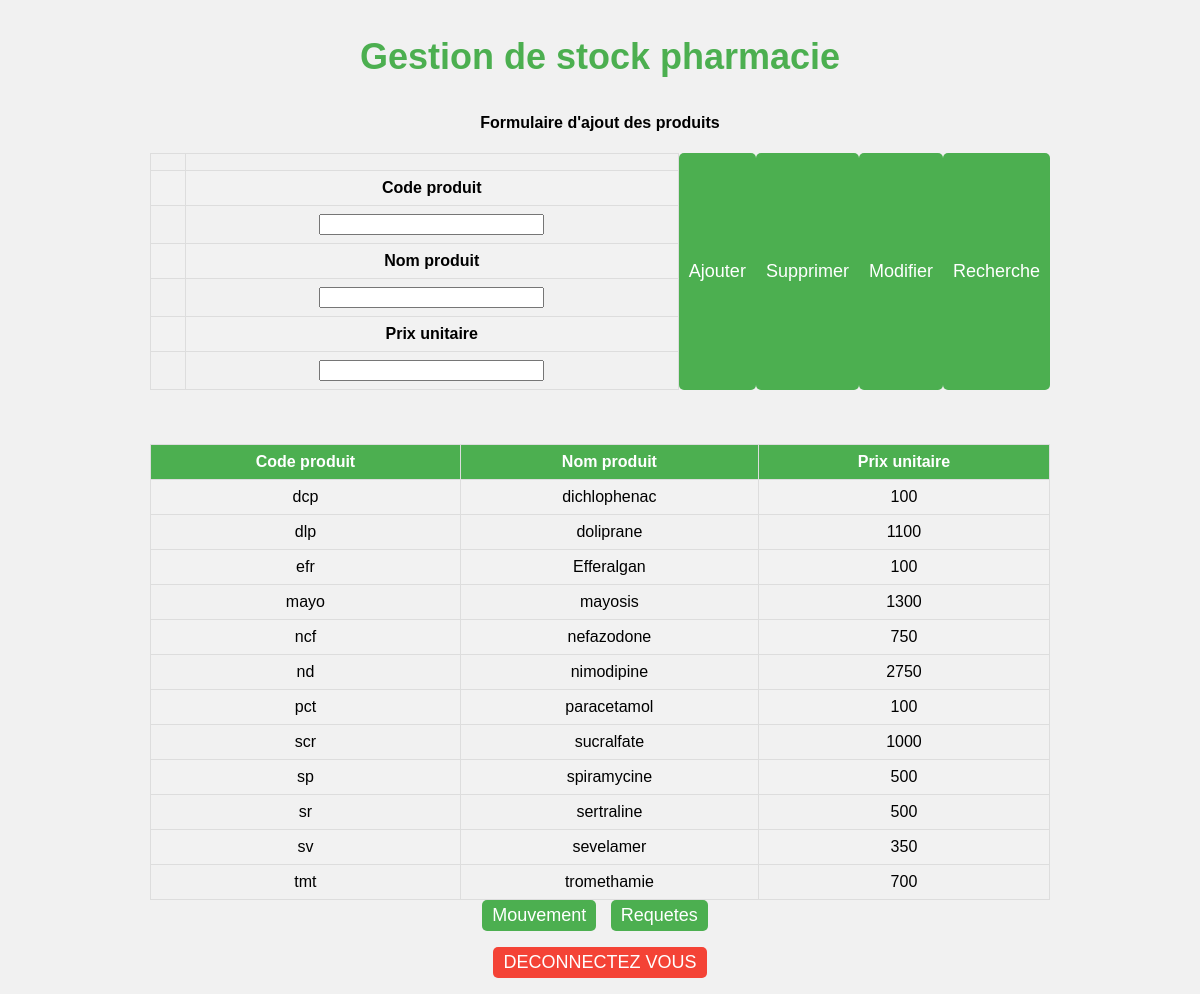
/produits.php, run on the app's committed database.
### tables this page shows
CREATE TABLE IF NOT EXISTS `produit` (
  `codeprod` varchar(10) NOT NULL,
  `nomprod` varchar(100) NOT NULL,
  `prix` int(11) NOT NULL,
  PRIMARY KEY (`codeprod`)
);

### produits.php (the view, shortened to what this page needs)
<?php
$servername = "localhost";
$username = "root";
$password = "";
$dbname = "stockges";
$conn = mysqli_connect($servername, $username, $password, $dbname);
?>
<?php
$mess="";
?>
<!DOCTYPE html>
<html>
<head>
	<link rel="stylesheet" href="css/requet.css" type="text/css" media="screen" title="Styles de base">
</head>
<body  background="feedback-img.jpg" style='background-position:100% 0%'>
	<h3 align="center">Gestion de stock pharmacie</h3>
		<h4 align="center">Formulaire d'ajout des produits</h4>
	<div align="center" >
		<form action="<?php echo htmlspecialchars($_SERVER["PHP_SELF"]) ?>" method="POST"  >
  <table align="">
    <tr><td></td><td><?php echo $mess; ?></td></tr>
    <tr><td></td><td><strong >Code produit</strong></td></tr>
   <tr><td></td><td><input type="text" name="code" class="champ" size="25"  ></td></tr>
   <tr><td></td><td><strong>Nom produit</strong></td></tr>
   <tr><td></td><td><input type="text" name="nom" class="champ" size="25"></td></tr>
   <tr><td></td><td><strong>Prix unitaire</strong></td></tr>
   <tr><td></td><td><input type="text" name="prix" class="champ" size="25"></td></tr>
  </table>
  <input type="submit" name="bajout" value="Ajouter" class="bouton" >
  <input type="submit" name="bsupp" value="Supprimer" class="bouton" >
  <input type="submit" name="bmodif" value="Modifier" class="bouton" >
  <input type="submit" name="brech" value="Recherche" class="bouton" >
  </form>
  <p><br></p>
  <?php
	$rq=mysqli_query($conn,"select * from produit ");
	print'<div style="overflow-x:auto;">';
	print'<table border="1" id="tbfich">';
	print'<tr><th>Code produit</th><th>Nom produit</th><th>Prix unitaire</th></tr>';
	while ($row = mysqli_fetch_assoc($rq)){
	$codep=$row['codeprod'];
	$nomp=$row['nomprod'];
	$prix=$row['prix'];
	print'<tr>';
	print'<td>';
	     echo $codep;
	print'</td>';
	print'<td>';
	     echo 	$nomp;
	print'</td>';
		print'<td>';
	     echo 	$prix;
	print'</td>';
	print'</tr>';
		}
	print'</table >';
print'</div>';
	?>
		<button onclick="document.location = 'mouvement.php'" id="bt">Mouvement</button>
		<button onclick="document.location = 'requetes.php'" id="bt">Requetes</button>
		<p><a href="logout.php" class="btn">DECONNECTEZ VOUS</a></p>
  </div>
</body>
</html>

### css/requet.css (style rules this page uses)
body { font-family: Arial, sans-serif; background-color: #f1f1f1; }
h3 { color: #4CAF50; font-size: 36px; }
div { margin: 0 auto; max-width: 900px; }
form { display: flex; justify-content: center; margin-bottom: 20px; }
input[type="submit"] { font-size: 18px; padding: 5px 10px; border-radius: 5px; border: none; color: #fff; background-color: #4CAF50; cursor: pointer; }
table { border-collapse: collapse; width: 100%; }
th, td { text-align: center; padding: 8px; border: 1px solid #ddd; }
th { background-color: #4CAF50; color: #fff; }
tr:nth-child(even) { background-color: #f2f2f2; }
button { font-size: 18px; padding: 5px 10px; border-radius: 5px; border: none; color: #fff; cursor: pointer; }
#bt { margin-right: 10px; background-color: #4CAF50; }
.btn { display: inline-block; font-size: 18px; padding: 5px 10px; border-radius: 5px; border: none; background-color: #f44336; color: #fff; text-align: center; cursor: pointer; text-decoration: none; }

### data on the page
produit: codeprod "dcp", nomprod "dichlophenac", prix "100"
produit: codeprod "dlp", nomprod "doliprane", prix "1100"
produit: codeprod "efr", nomprod "Efferalgan", prix "100"
produit: codeprod "mayo", nomprod "mayosis", prix "1300"
produit: codeprod "ncf", nomprod "nefazodone", prix "750"
produit: codeprod "nd", nomprod "nimodipine", prix "2750"
produit: codeprod "pct", nomprod "paracetamol", prix "100"
produit: codeprod "scr", nomprod "sucralfate", prix "1000"
produit: codeprod "sp", nomprod "spiramycine", prix "500"
produit: codeprod "sr", nomprod "sertraline", prix "500"
produit: codeprod "sv", nomprod "sevelamer", prix "350"
produit: codeprod "tmt", nomprod "tromethamie", prix "700"
